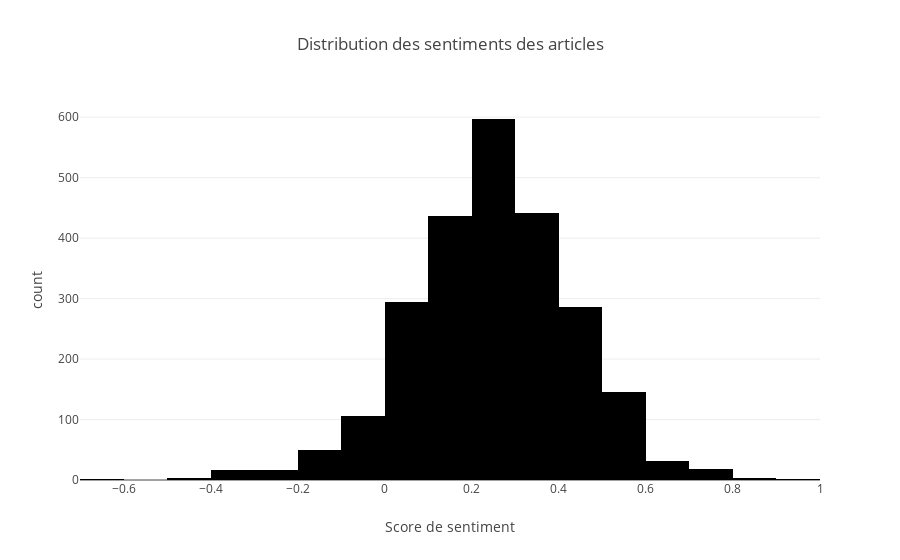

The cell this chart's notebook holds for it:
### Code cell
# Histogramme des sentiments
fig = px.histogram(
    df_articles,
    x='sentiment',
    nbins=20,
    title="Distribution des sentiments des articles",
    labels={'sentiment': 'Score de sentiment'}
)
fig.show()

### Figure 1 — Plotly figure (JSON) as saved in the notebook; plotly's stock layout.template omitted (floating-point values rounded to 4 significant figures; data arrays with more than 128 entries replaced by an {"elided": "..."} marker saying what was removed)
{"data": [{"alignmentgroup": "True", "bingroup": "x", "hovertemplate": "Score de sentiment=%{x}<br>count=%{y}<extra></extra>", "legendgroup": "", "marker": {"color": "#000001", "pattern": {"shape": ""}}, "name": "", "nbinsx": 20, "offsetgroup": "", "orientation": "v", "showlegend": false, "type": "histogram", "x": {"elided": "2451 float values"}, "xaxis": "x", "yaxis": "y"}], "layout": {"barmode": "relative", "legend": {"tracegroupgap": 0}, "title": {"text": "Distribution des sentiments des articles"}, "xaxis": {"anchor": "y", "domain": [0, 1], "title": {"text": "Score de sentiment"}}, "yaxis": {"anchor": "x", "domain": [0, 1], "title": {"text": "count"}}}}
